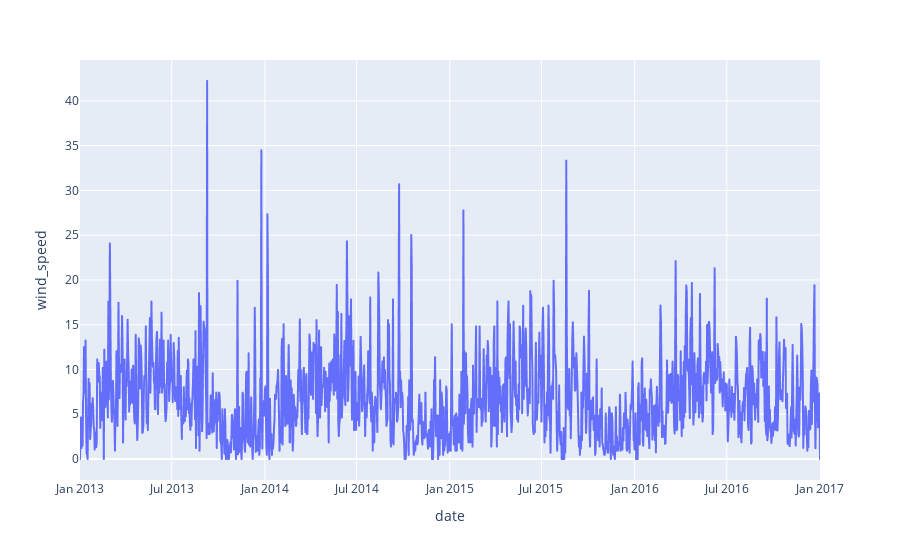

Notebook code cell kept with this figure:
### Code cell
px.line(df,x="date",y="wind_speed")

### Figure 1 — Plotly figure (JSON) as saved in the notebook; plotly's stock layout.template omitted (floating-point values rounded to 4 significant figures; data arrays with more than 128 entries replaced by an {"elided": "..."} marker saying what was removed)
{"data": [{"hovertemplate": "date=%{x}<br>wind_speed=%{y}<extra></extra>", "legendgroup": "", "line": {"color": "#636efa", "dash": "solid"}, "marker": {"symbol": "circle"}, "mode": "lines", "name": "", "showlegend": false, "type": "scattergl", "x": {"elided": "1462 str values"}, "xaxis": "x", "y": {"elided": "1462 float values"}, "yaxis": "y"}], "layout": {"legend": {"tracegroupgap": 0}, "margin": {"t": 60}, "xaxis": {"anchor": "y", "domain": [0, 1], "title": {"text": "date"}}, "yaxis": {"anchor": "x", "domain": [0, 1], "title": {"text": "wind_speed"}}}}
